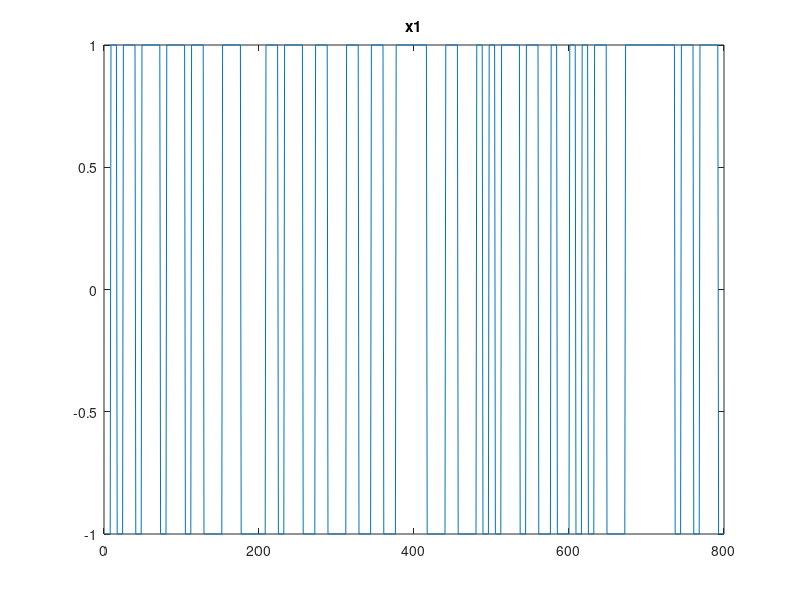
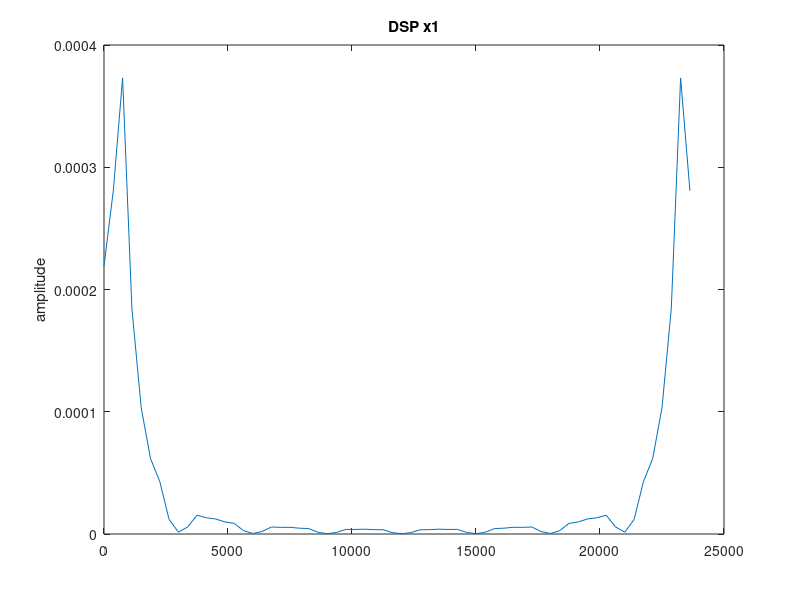
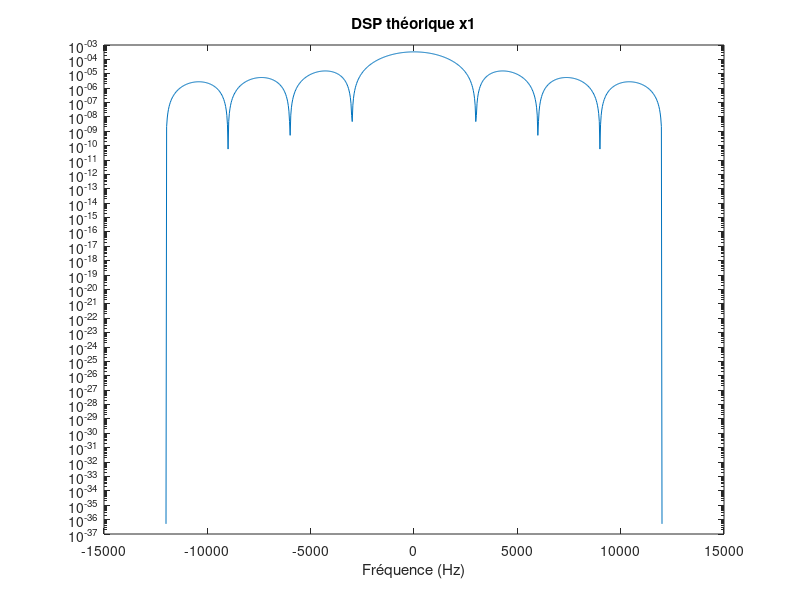

These charts were generated, in order, by the following MATLAB code: (Note: this script raises an error after producing the figures.)
clear all;
close all;
%TP1 traitement du signal S6

Fe = 24e3;
Te = 1/Fe;
Rb = 3000;

%Génération d'un signal
nb_bits = 100;
bits = randi([0,1],1,nb_bits);

%%  Modulateur 1    %%
%Mappage 
Symboles1 = 2*bits-1;

M1 = 2;
Ts1 = log2(M1)*1/Rb;
Ns1 = Ts1/Te;

%Surechantillonage 
Suite_diracs1 = kron(Symboles1, [1 zeros(1,Ns1-1)]);

%Filtrage
h1  =  ones(1,round(Ns1));
x1 = filter(h1,1,Suite_diracs1);
figure ; plot(x1); title("x1");
figure ;  pwelch(x1,[],[],[],1/Te,'twosided'); title("DSP x1");

%DSP théorique 
f = linspace(-Fe/2,Fe/2,length(x1));
DSP_theorique = Ts1*power(sinc(f*Ts1),2);
figure;
semilogy(f,DSP_theorique);
xlabel("Fréquence (Hz)");
title("DSP théorique x1");


%%  Modulateur 2    %%
x2 = reshape(bits,2,length(bits)/2);
Symboles2 = bit2int(x2,2) - 1.5;

M2 = 4;
Ts2 = log2(M2)*1/Rb;
Ns2 = Ts2/Te;

%Surechantillonage 
Suite_diracs2 = kron(Symboles2, [1 zeros(1,Ns2-1)]);

%Filtrage
h2  =  ones(1,round(Ns2));
x2 = filter(h2,1,Suite_diracs2);
figure ; plot(x2); title("x2");
figure ;  pwelch(x2,[],[],[],1/Te,'twosided'); title("DSP x2");

%DSP théorique 
DSP_theorique = Ts2*power(sinc(f*Ts2),2);
figure;
semilogy(f,DSP_theorique);
xlabel("Fréquence (Hz)");
title("DSP théorique x2");


%%  Modulateur 3    %%
Symboles3 = 2*bits-1;

M3 = 2;
Ts3 = log2(M3)*1/Rb;
Ns3 = Ts3/Te;

%Surechantillonage 
Suite_diracs3 = kron(Symboles3, [1 zeros(1,Ns3-1)]);

%Filtrage
h3  =  rcosdesign(0.5, 5, Ns3);
x3 = filter(h3,1,Suite_diracs3);
figure ; plot(x3) ; title("x3");
figure ;  pwelch(x3,[],[],[],1/Te,'twosided') ; title("DSP x3");

DSP_theorique=zeros(length(f));
v1=(1-0.6)/(2*Ts3);
v2=(1+0.6)/(2*Ts3);
for i=1:length(f)
    if  abs(f(i))<v1
        DSP_theorique(i)=var(x3);
    elseif abs(f(i))<v2
        DSP_theorique(i)=Ts3/2*(1+cos((pi*Ts3/0.6)*(abs(f(i))-v1)))*(var(x3)/Ts3);
    else 
        DSP_theorique(i)=0;
    end
end

figure;
semilogy(f,DSP_theorique);
xlabel("Fréquence (Hz)");
title("DSP théorique x3");

% Ensemble des DSP
figure;

dspx1 = pwelch(x1,[],[],[],1/Te,'twosided') ; 
dspx2 = pwelch(x2,[],[],[],1/Te,'twosided') ; 
dspx3 = pwelch(x3,[],[],[],1/Te,'twosided') ; title("DSP (les trois)");

semilogy(linspace(-Fe/2,Fe/2,length(dspx1)),dspx1, color = [1,0,0]);
hold on;
semilogy(linspace(-Fe/2,Fe/2,length(dspx1)),dspx2, color = [0,1,0]);
semilogy(linspace(-Fe/2,Fe/2,length(dspx1)),dspx3, color = [0,0,1]);
hold off;
